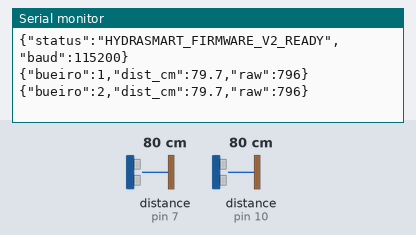
Simulated run of this sketch. Board: Arduino Uno, built with avr-gcc and run on an emulated ATmega328P. Parts: the last lines printed to the serial monitor. Wiring (inferred from the names in the program): 2 × ultrasonic range finder: trigger pin 6, echo pin 7 / trigger pin 9, echo pin 10. The test bench sets the inputs (shaded band); at power-on: distance to the obstacle (sensors on pin 7, pin 10) 80 cm. The echo pulse lasts 58.3 µs per cm.

Above: at 1.4 s.
1.5 s: distance to the obstacle (sensor on pin 7) set to 4 cm
At 2.8 s:
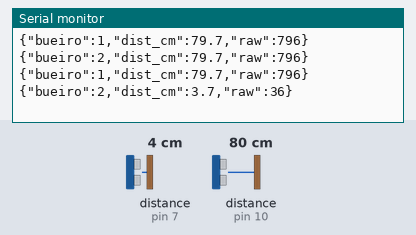
3.0 s: distance to the obstacle (sensor on pin 7) set to 2 cm
At 3.6 s:
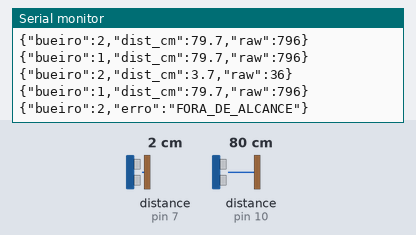
Timing chart, 0 to 6.0 s (numbered marks = the images above; inputs shaded):
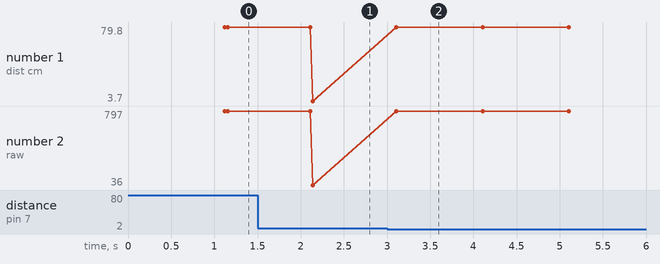

Measured:
- the behaviour switches between 3 and 2 cm on distance to the obstacle (sensor on pin 7) (found by bisection; images 1 and 2)
- after the input at 1.5 s, the serial monitor: prints a new line after 0.64 s (image 1)
- after the input at 3.0 s, the serial monitor: prints a new line after 0.14 s (image 2)
- plotted number 1: 79.7 → 3.7 after the input at 1.5 s
- plotted number 2: 796 → 36 after the input at 1.5 s

The sketch:

hydrasmart_firmware.ino
```cpp
/*
 * ============================================================================
 * HYDRASMART AI v2 — Firmware Oficial para Arduino Uno / Nano
 * Monitoramento de Drenagem Urbana com 2 Sensores Ultrassônicos HC-SR04
 * ============================================================================
 *
 * ESQUEMA DE PINAGEM FÍSICA:
 * - Bueiro 01 (Entrada / Montante):
 *     TRIG: Pino Digital 9  (D9)
 *     ECHO: Pino Digital 10 (D10)
 *
 * - Bueiro 02 (Saída / Jusante / Galeria):
 *     TRIG: Pino Digital 6  (D6)
 *     ECHO: Pino Digital 7  (D7)
 *
 * - Alimentação:
 *     VCC dos dois sensores -> 5V do Arduino
 *     GND dos dois sensores -> GND do Arduino
 *
 * COMUNICAÇÃO SERIAL:
 * - Baud Rate: 115200 bps (Padrão de Alta Performance) ou 9600 bps
 * - Formato: JSON por linha (uma mensagem por sensor ou combinada)
 *
 * ============================================================================
 */

// Pinos do Bueiro 01
const int B1_TRIG_PIN = 9;
const int B1_ECHO_PIN = 10;

// Pinos do Bueiro 02
const int B2_TRIG_PIN = 6;
const int B2_ECHO_PIN = 7;

// Configuração Serial
const unsigned long SERIAL_BAUD = 115200; // Ou 9600 conforme desejado
const unsigned long INTERVALO_LEITURA_MS = 1000; // 1 leitura por segundo

// Timeout máximo de eco: 25000 microssegundos (~4.3 metros)
const unsigned long TIMEOUT_ECO_US = 25000;

unsigned long ultimoEnvioMs = 0;

void setup() {
  Serial.begin(SERIAL_BAUD);

  // Configuração dos pinos do Sensor 1
  pinMode(B1_TRIG_PIN, OUTPUT);
  pinMode(B1_ECHO_PIN, INPUT);
  digitalWrite(B1_TRIG_PIN, LOW);

  // Configuração dos pinos do Sensor 2
  pinMode(B2_TRIG_PIN, OUTPUT);
  pinMode(B2_ECHO_PIN, INPUT);
  digitalWrite(B2_TRIG_PIN, LOW);

  delay(200);
  Serial.println("{\"status\":\"HYDRASMART_FIRMWARE_V2_READY\",\"baud\":115200}");
}

/**
 * Realiza a leitura da distância em centímetros de um sensor ultrassônico HC-SR04.
 * Aplica pulso de trigger de 10 microssegundos e mede o tempo de eco.
 * Retorna -1.0 em caso de timeout ou leitura fora de alcance.
 */
float medirDistanciaCm(int trigPin, int echoPin) {
  // Garante pulso limpo em LOW
  digitalWrite(trigPin, LOW);
  delayMicroseconds(2);

  // Dispara pulso de 10 microssegundos em HIGH
  digitalWrite(trigPin, HIGH);
  delayMicroseconds(10);
  digitalWrite(trigPin, LOW);

  // Mede tempo de resposta em microssegundos
  unsigned long duracaoUs = pulseIn(echoPin, HIGH, TIMEOUT_ECO_US);

  if (duracaoUs == 0) {
    return -1.0; // Sem eco (fora de alcance ou obstáculo absorvente)
  }

  // Velocidade do som no ar: 343 m/s = 0.0343 cm/us
  // Distância = (tempo * 0.0343) / 2
  float distanciaCm = (duracaoUs * 0.0343) / 2.0;

  // Filtro de limites físicos válidos do HC-SR04 (2 cm a 400 cm)
  if (distanciaCm < 2.0 || distanciaCm > 400.0) {
    return -1.0;
  }

  return distanciaCm;
}

/**
 * Realiza 3 amostras rápidas e retorna a média para amortecer ruídos pontuais.
 */
float medirDistanciaEstavel(int trigPin, int echoPin) {
  float soma = 0.0;
  int validas = 0;

  for (int i = 0; i < 3; i++) {
    float d = medirDistanciaCm(trigPin, echoPin);
    if (d > 0.0) {
      soma += d;
      validas++;
    }
    delay(15); // Pequeno intervalo entre pulsos
  }

  if (validas == 0) return -1.0;
  return soma / validas;
}

void loop() {
  unsigned long agora = millis();

  if (agora - ultimoEnvioMs >= INTERVALO_LEITURA_MS) {
    ultimoEnvioMs = agora;

    // Leitura independente dos dois bueiros físicos
    float distB1 = medirDistanciaEstavel(B1_TRIG_PIN, B1_ECHO_PIN);
    float distB2 = medirDistanciaEstavel(B2_TRIG_PIN, B2_ECHO_PIN);

    // Envio do Bueiro 01 em JSON (se a leitura for válida)
    if (distB1 > 0.0) {
      Serial.print("{\"bueiro\":1,\"dist_cm\":");
      Serial.print(distB1, 1);
      Serial.print(",\"raw\":");
      Serial.print((int)(distB1 * 10));
      Serial.println("}");
    } else {
      Serial.println("{\"bueiro\":1,\"erro\":\"FORA_DE_ALCANCE\"}");
    }

    // Pequeno intervalo entre os dois sensores para não haver interferência de eco
    delay(30);

    // Envio do Bueiro 02 em JSON (se a leitura for válida)
    if (distB2 > 0.0) {
      Serial.print("{\"bueiro\":2,\"dist_cm\":");
      Serial.print(distB2, 1);
      Serial.print(",\"raw\":");
      Serial.print((int)(distB2 * 10));
      Serial.println("}");
    } else {
      Serial.println("{\"bueiro\":2,\"erro\":\"FORA_DE_ALCANCE\"}");
    }
  }
}
```
